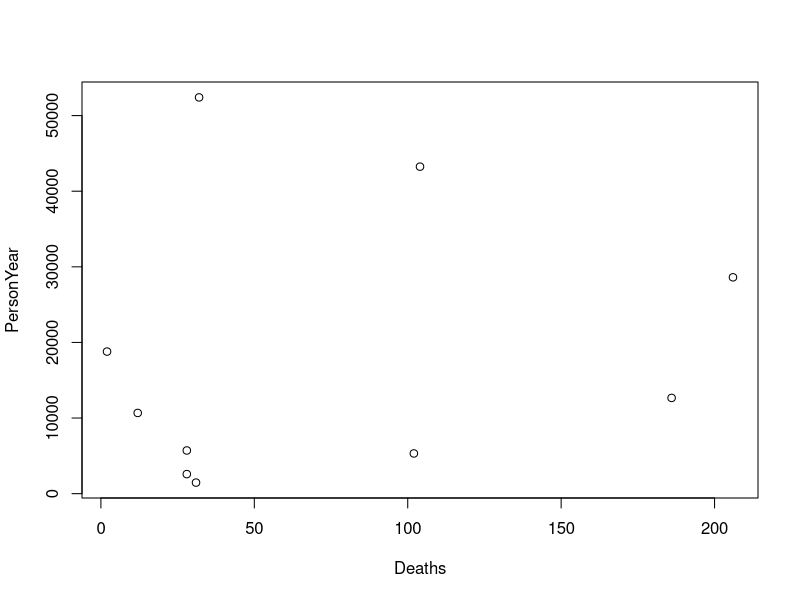

This chart was generated by the following R code:
## ---- chunk 1
getwd()
## ---- chunk 2
easy <- read.table('../data/simple.txt', header = TRUE, sep = "\t")
## ---- chunk 3
head(easy)
## ---- chunk 4
View(easy)
## ---- chunk 5
plot(easy)
## ---- chunk 6
smoking <- read.csv('../data/smoking.csv', header = TRUE)
## ---- chunk 7
data(mtcars)
## ---- chunk 8
head(mtcars)
## ---- chunk 9
  ?mtcars
## ---- chunk 10
ls()
